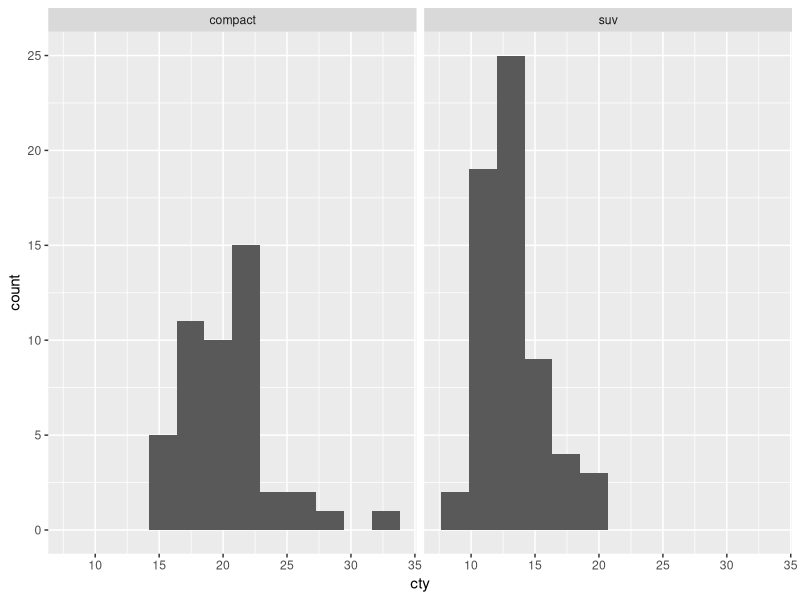
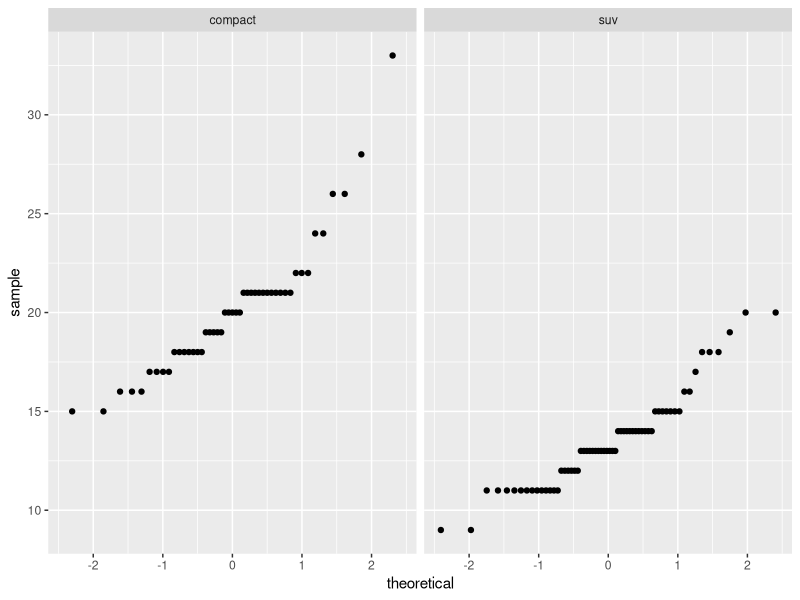

Reproduce these figures in R, in order.
## ---- chunk 1
knitr::opts_chunk$set(echo = TRUE)
library(tidyverse)
## ---- chunk 2
pika_mass <- c(82, 94, 110, 70, 86, 99, 102, 320)

pika_mean <- mean(pika_mass)

pika_sd <- sd(pika_mass)

pika_ci <- t.test(pika_mass)

pika_ci
## ---- chunk 3
oak_trees <- c(29, 19, 22, 30, 35, 16, 20, 7)
  
pine_trees <- c(48, 32, 41, 40, 56, 70, 30, 19, 20)
## ---- chunk 4
trees_t <- t.test(oak_trees, pine_trees)
## ---- chunk 5
# Create a subset called compact_suv that only contains observations where the class is suv OR compact

compact_suv <- mpg %>%
  filter(class %in% c("compact", "suv"))
## ---- chunk 6
ggplot(data = compact_suv, aes(x = cty)) +
  geom_histogram(bins = 12) +
  facet_wrap(~ class)

ggplot(data = compact_suv, aes(sample = cty)) +
  geom_qq() +
  facet_wrap(~ class)
## ---- chunk 7
car_stats <- compact_suv %>%
  group_by(class) %>%
  summarize(mean_city = mean(cty),
            sd_cty = round(sd(cty), 1),
            sample_size = n())

car_stats
## ---- chunk 8
compact_sample <- compact_suv %>%
  filter(class == "compact") %>%
  pull(cty)

suv_sample <- compact_suv %>%
  filter(class == "suv") %>%
  pull(cty)

cars_t <- t.test(compact_sample, suv_sample) 
